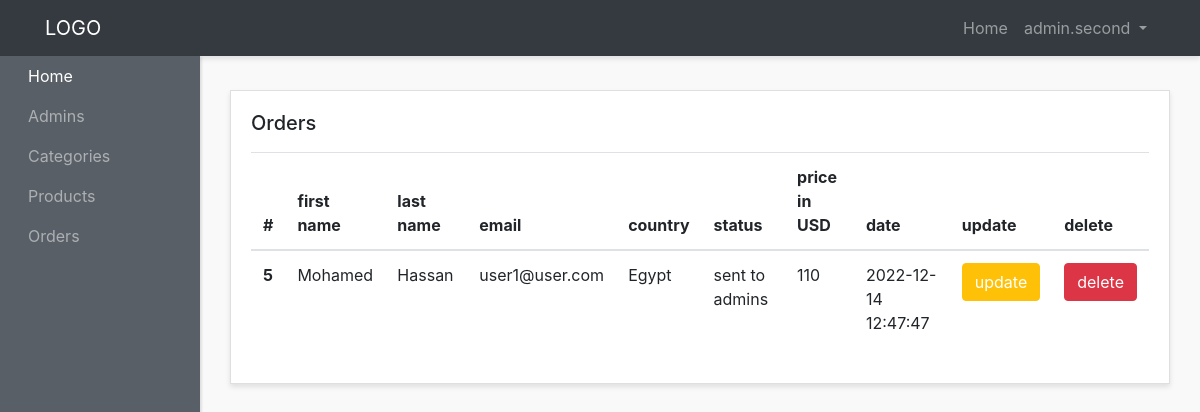
/admin-panel/orders-admins/show-orders.php (signed in), run on the app's committed database.
### tables this page shows
CREATE TABLE `orders` (
  `id` int(3) NOT NULL,
  `name` varchar(200) NOT NULL,
  `lname` varchar(200) NOT NULL,
  `company_name` varchar(200) NOT NULL,
  `address` varchar(200) NOT NULL,
  `city` varchar(200) NOT NULL,
  `country` varchar(200) NOT NULL,
  `zip_code` int(20) NOT NULL,
  `email` varchar(200) NOT NULL,
  `phone_number` int(20) NOT NULL,
  `order_notes` text NOT NULL,
  `status` varchar(200) NOT NULL DEFAULT 'sent to admins',
  `price` int(20) NOT NULL,
  `user_id` int(10) NOT NULL,
  `created_at` timestamp NOT NULL DEFAULT current_timestamp()
);

### admin-panel/orders-admins/show-orders.php (the view, shortened to what this page needs)
<?php require "../layouts/header.php"; ?>
<?php require "../../config/config.php"; ?>
<?php
  $orders = $conn->query("SELECT * FROM orders");
  $orders->execute();
  $allOrders = $orders->fetchAll(PDO::FETCH_OBJ);
?>
    <div class="row">
        <div class="col">
          <div class="card">
            <div class="card-body">
              <h5 class="card-title mb-4 d-inline">Orders</h5>
              <table class="table mt-3">
                <thead>
                  <tr>
                    <th scope="col">#</th>
                    <th scope="col">first name</th>
                    <th scope="col">last name</th>
                    <th scope="col">email</th>
                    <th scope="col">country</th>
                    <th scope="col">status</th>
                    <th scope="col">price in USD</th>
                    <th scope="col">date</th>
                    <th scope="col">update</th>
                    <th scope="col">delete</th>
                  </tr>
                </thead>
                <tbody>
                  <?php foreach($allOrders as $order) : ?>
                    <tr>
                      <th scope="row"><?php echo $order->id; ?></th>
                      <td><?php echo $order->name; ?></td>
                      <td><?php echo $order->lname; ?></td>
                      <td><?php echo $order->email; ?></td>
                      <td><?php echo $order->country; ?></td>
                      <td><?php echo $order->status; ?></td>
                      <td><?php echo $order->price; ?></td>
                      <td><?php echo $order->created_at; ?></td>
                      <td>
                          <a href="<?php echo ADMINURL; ?>/orders-admins/update-orders.php?id=<?php echo $order->id; ?>" class="btn btn-warning text-white mb-4 text-center">update</a>
                      </td>
                      <td><a href="delete-orders.php?id=<?php echo $order->id; ?>" class="btn btn-danger  text-center ">delete </a></td>
                    </tr>
                  <?php endforeach; ?>
                </tbody>
              </table>
            </div>
          </div>
        </div>
      </div>
 <?php require "../layouts/footer.php"; ?>

### admin-panel/styles/style.css (style rules this page uses)
body { background:#f9f9f9; }
.card { margin-bottom: 15px; border-radius:0; box-shadow: 0 3px 5px rgba(0,0,0,.1); }

### data on the page
orders: id "5", name "Mohamed", lname "Hassan", email "user1@user.com", country "Egypt", status "sent to admins", price "110", created_at "2022-12-14 12:47:47"

### other printed values
$_SESSION['adminname'] "admin.second"
